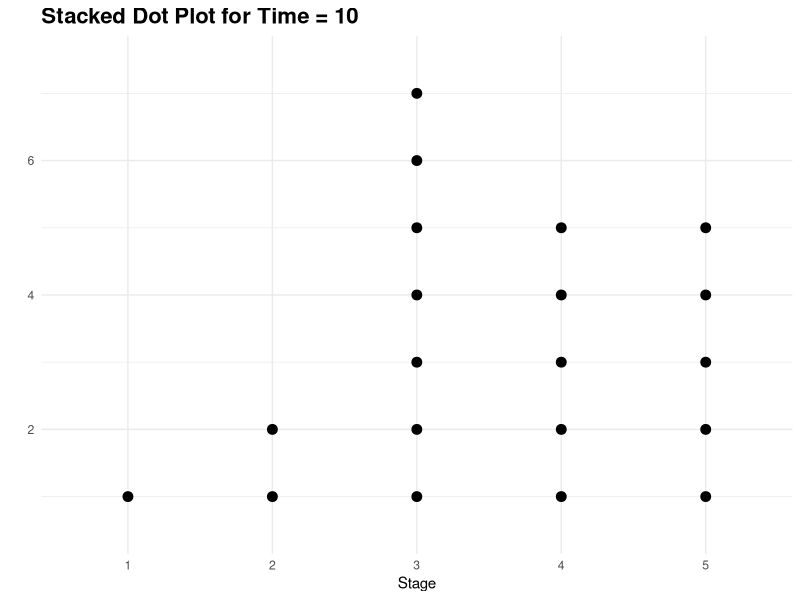
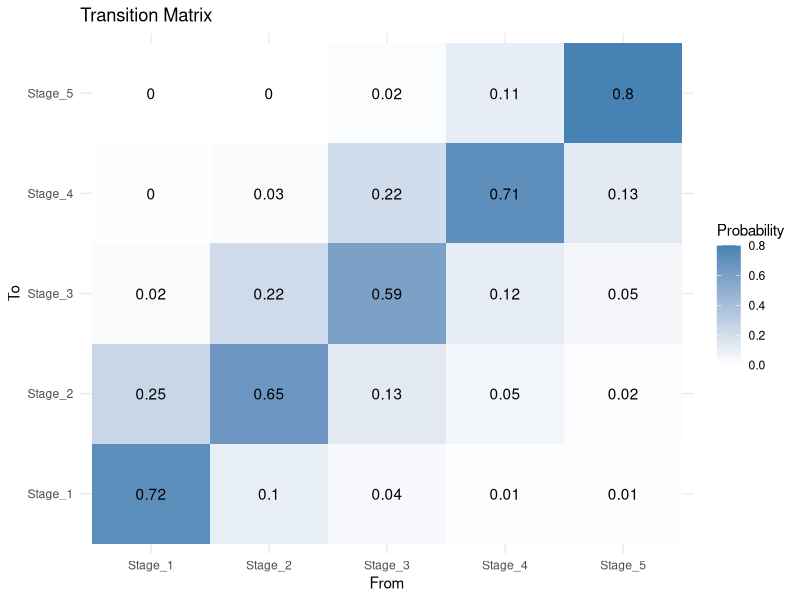
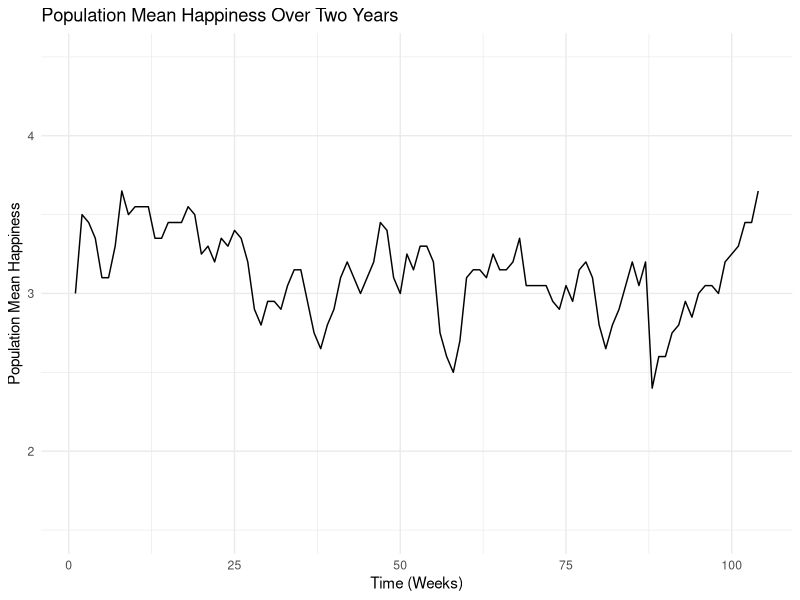

Generate these figures, in order, with R:
## ---- chunk 1
library(ggplot2)
library(dplyr)
library(tidyr)
## ---- chunk 2
set.seed(42)

individuals <- 20
n_states <- 5
max_tsteps <- 104

# All individuals start in stage 3
ind_states <- rep(3, individuals)

# Store state history
stage_history <- matrix(NA, nrow = max_tsteps, ncol = individuals)
stage_history[1, ] <- ind_states
## ---- chunk 3
# Randomly assign levels of friendship (0 to 3) between every pair of individuals
friendship_probs <- c('0' = 0.8, '1' = 0.12, '2' = 0.06, '3' = 0.02) # probabilities of friendship levels

# Create a 20x20 matrix storing these random levels of friendships
friendship_levels <- matrix(NA_integer_, individuals, individuals)
friendship_levels[upper.tri(friendship_levels)] <- sample(0:3, sum(upper.tri(friendship_levels)),
                                                          replace = TRUE, prob = friendship_probs)
friendship_levels[lower.tri(friendship_levels)] <- t(friendship_levels)[lower.tri(friendship_levels)]

diag(friendship_levels) <- 0 # relationships with oneself are set to 0
## ---- chunk 4
# Example event probabilities
ind_event_probs <- list(
  # negatives
  short_illness = 0.05,  # go down by 1
  serious_illness = 0.005,   # go down by 3
  unenjoyable_activity = 0.1, # go down by 1
  death_of_familiar = 0.005,  # jump to stage 1
  relationship_conflicts = 0.05,  # go down by 2
  financial_insecurity = 0.01, # go down by 2
  unemployment = 0.005,   # go down by 3
    
  # positives
  career_advancement = 0.05,  # go up by 1
  enjoyable_activity = 0.1,  # go up by 1
  personal_goal = 0.15,  # go up by 1
  relationship_renewal = 0.01 # go up by 2
)

global_event_probs <- list(
  natural_disaster = 0.01,  # go down by 2
  economic_downturn = 0.02  # go down by 1
)
# You can add more and adjust transitions below.
## ---- chunk 5
apply_global_event <- function(states, event){

  if (event == "natural_disaster"){
    # Go down by 3 stages but not below 1
    return(pmax(states - 2, 1))
  }
  
  if (event == "economic_downturn"){
    # Go down by 1 stage but not below 1
    return(pmax(states - 1, 1))
  }
  
  stop("Unknown global event")
}

apply_ind_event <- function(current_state, event) {
  
  if (event == "short_illness") {
    # Go down by 1 stage but not below 1
    return(max(current_state - 1, 1))
  }
  
  if (event == "unenjoyable_activity") {
    # Go down by 1 stage but not below 1
    return(max(current_state - 1, 1))
  }
  
  if (event == "death_of_familiar") {
    # Jump to stage 1
    return(1)
  }
  
  if (event == "relationship_conflicts") {
    # Go down by 2 stages but not below 1
    return(max(current_state - 2, 1))
  }
  
  if (event == "financial_insecurity") {
    # Go down by 2 stages but not below 1
    return(max(current_state - 2, 1))
  }  
  
  if (event == "unemployment") {
    # Go down by 3 stages but not below 1
    return(max(current_state - 3, 1))
  }
  
  if (event == "serious_illness") {
    # Go down by 3 stages but not below 1
    return(max(current_state - 3, 1))
  }
  
  if (event == "career_advancement") {
    # Go up by 1 stage but not above 5
    return(min(current_state + 1, 5))
  }
  
  if (event == "enjoyable_activity") {
    # Go up by 1 stage but not above 5
    return(min(current_state + 1, 5))
  }
  
  if (event == "personal_goal") {
    # Go up by 1 stage but not above 5
    return(min(current_state + 1, 5))
  }
  
  if (event == "relationship_renewal") {
    # Go up by 2 stages but not above 5
    return(min(current_state + 2, 5))
  }
  
  stop("Unknown individual event")
}
## ---- chunk 6
for (t in 2:max_tsteps) {
  
  # Simulate global events
  for (gev in names(global_event_probs)) {
    if (runif(1) < global_event_probs[[gev]]) {
      ind_states <- apply_global_event(ind_states, gev)
    }
  }
  
  for (i in 1:individuals) {
    # Simulate individual events
    for (ev in names(ind_event_probs)) {
      if (runif(1) < ind_event_probs[[ev]]) {
        ind_states[i] <- apply_ind_event(ind_states[i], ev)
      }
    }
    # Simulate friends influencing happiness of other friends
    friends_happiness <- 0 # weighted sum depending on friendship level
    total_weight <- 0
    for (j in 1:individuals) {
      if (friendship_levels[i, j] != 0) {
        # Add each friends' effect on happiness depending on friendship level & their happiness last week
        friends_happiness <- friends_happiness + (friendship_levels[i, j]^2 * stage_history[t-1, j])
        total_weight <- total_weight + (friendship_levels[i, j]^2)
      }
    }
    # Check first if current subject has any friends
    if (total_weight != 0) {
      fh_weighted_avg <- friends_happiness / total_weight
      friend_influence <- min(total_weight / 50, 1)
      ind_states[i] <- min(max(round(((1 - friend_influence) * ind_states[i]) +
                                       (friend_influence * fh_weighted_avg)), 1), 5)
    }
  }
  
  stage_history[t, ] <- ind_states
}
## ---- chunk 7
history_df <- as.data.frame(stage_history)
colnames(history_df) <- paste0("Ind_", 1:individuals)
history_df$Time <- 1:max_tsteps

plot_df <- history_df %>%
  pivot_longer(cols = starts_with("Ind_"),
               names_to = "Individual",
               values_to = "Stage")
## ---- chunk 8
t_target <- 10

### 1. Create stacking index (one stack per stage)
plot_stacked <- plot_df %>%
  group_by(Time, Stage) %>%
  mutate(Stack = row_number()) %>%
  ungroup()

### 2. Filter for the chosen time step
plot_single <- plot_stacked %>%
  filter(Time == t_target)

### 3. Plot the stacked dots
ggplot(plot_single, aes(x = factor(Stage), y = Stack)) +
  geom_point(color = "black", size = 3) +
  scale_x_discrete(drop = FALSE) +
  scale_y_continuous(limits = c(0.5, max(plot_single$Stack) + 0.5)) +
  labs(
    title = paste("Stacked Dot Plot for Time =", t_target),
    x = "Stage",
    y = ""
  ) +
  theme_minimal() +
  theme(
    plot.title = element_text(size = 16, face = "bold"),
    legend.position = "none"
  )

## ---- chunk 9
# Initialize a 5x5 matrix
trans_mat <- matrix(0, nrow = n_states, ncol = n_states)

# Loop over time steps and individuals
for (t in 1:(max_tsteps - 1)) {
  for (i in 1:individuals) {
    from <- stage_history[t, i]
    to   <- stage_history[t + 1, i]
    trans_mat[from, to] <- trans_mat[from, to] + 1
  }
}

# Convert counts to probabilities (row sums = 1)
trans_mat <- trans_mat / rowSums(trans_mat)

# Optional: add row/col names
rownames(trans_mat) <- paste0("Stage_", 1:n_states)
colnames(trans_mat) <- paste0("Stage_", 1:n_states)

trans_mat
## ---- chunk 10
library(reshape2)
library(ggplot2)

trans_df <- melt(trans_mat)
colnames(trans_df) <- c("From", "To", "Probability")

ggplot(trans_df, aes(x = From, y = To, fill = Probability)) +
  geom_tile() +
  geom_text(aes(label = round(Probability, 2))) +
  scale_fill_gradient(low = "white", high = "steelblue") +
  labs(title = "Transition Matrix") +
  theme_minimal()
## ---- chunk 11
# Compute population mean happiness at each week
history_df["population_mean"] <- rowMeans(history_df[, 1:individuals])

# I tried plotting all individuals' happiness trajectories over time too, but the plot looks bad
# history_df_long <- history_df %>% pivot_longer(
#   cols = c(names(history_df[, names(history_df) != "Time"])),
#   names_to = "series",
#   values_to = "happiness"
# )

# Plots population mean happiness levels over time
ggplot(history_df, aes(x = Time, y = population_mean)) +
  geom_line() +
  labs(
    x = "Time (Weeks)",
    y = "Population Mean Happiness",
    title = "Population Mean Happiness Over Two Years"
  ) +
  theme_minimal() +
  coord_cartesian(xlim = c(1, max_tsteps), ylim = c(1.5, 4.5))
